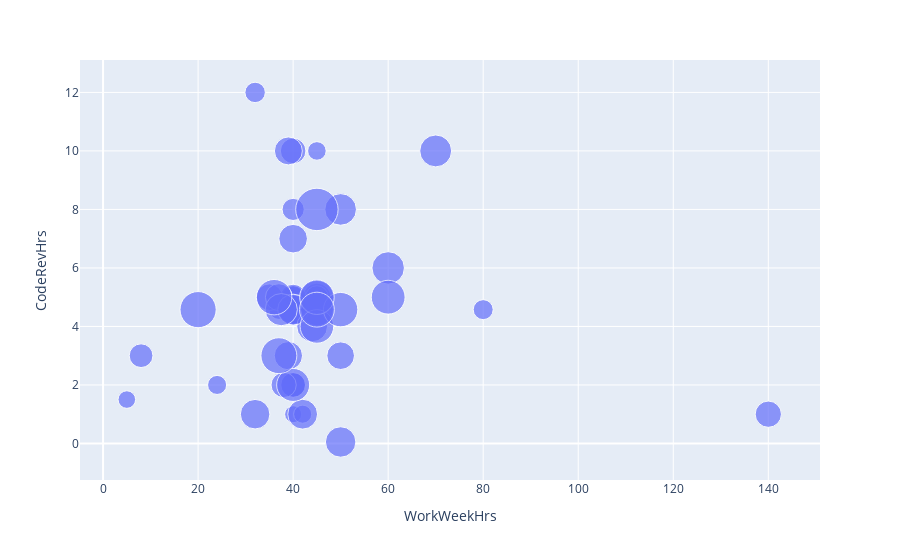

The notebook cell this image was saved under:
### Code cell
import plotly.express as px
fig = px.scatter(df, x = "WorkWeekHrs", y = "CodeRevHrs", size = "Age", size_max = 30) # log_x = True can auto focus at 
fig.show()                                                                             # intensive point

### Figure 1 — Plotly figure (JSON) as saved in the notebook; plotly's stock layout.template omitted (floating-point values rounded to 4 significant figures)
{"data": [{"hovertemplate": "WorkWeekHrs=%{x}<br>CodeRevHrs=%{y}<br>Age=%{marker.size}<extra></extra>", "legendgroup": "", "marker": {"color": "#636efa", "size": [43.73, 16, 17, 18, 19, 20, 21, 22, 23, 24, 25, 26, 27, 28, 29, 30, 31, 32, 33, 34, 35, 36, 37, 38, 39, 40, 41, 42, 43, 44, 45, 46, 47, 48, 49, 50, 51, 52, 53, 54, 55, 56, 57, 58, 59, 60, 61, 62, 63, 65, 66, 67, 69, 71, 72, 99], "sizemode": "area", "sizeref": 0.11, "symbol": "circle"}, "mode": "markers", "name": "", "orientation": "v", "showlegend": false, "type": "scatter", "x": [45, 40, 5, 42, 45, 24, 37, 80, 32, 40, 40, 40, 40, 40, 45, 40, 8, 40, 40, 40, 38, 40, 40, 140, 35, 37, 40, 50, 39, 39, 40, 40, 40, 32, 42, 40, 50, 44, 40, null, 50, 70, 37.5, 60, 45, 40, 45, 45, 60, 50, 45, 45, 36, 37, 20, 45], "xaxis": "x", "y": [5, 1, 1.5, 1, 10, 2, 4.574, 4.574, 12, 4.574, 5, 4.574, 8, 5, 5, 5, 3, 2, 2, 2, 2, 10, 5, 1, 5, 5, 4.574, 3, 10, 3, 7, 4.574, 4.574, 1, 1, 4.574, 0.05, 4, 4.574, 4.574, 8, 10, 4.574, 6, 4.574, 2, 5, 4, 5, 4.574, 5, 4.574, 5, 3, 4.574, 8], "yaxis": "y"}], "layout": {"legend": {"itemsizing": "constant", "tracegroupgap": 0}, "margin": {"t": 60}, "xaxis": {"anchor": "y", "domain": [0, 1], "title": {"text": "WorkWeekHrs"}}, "yaxis": {"anchor": "x", "domain": [0, 1], "title": {"text": "CodeRevHrs"}}}}
